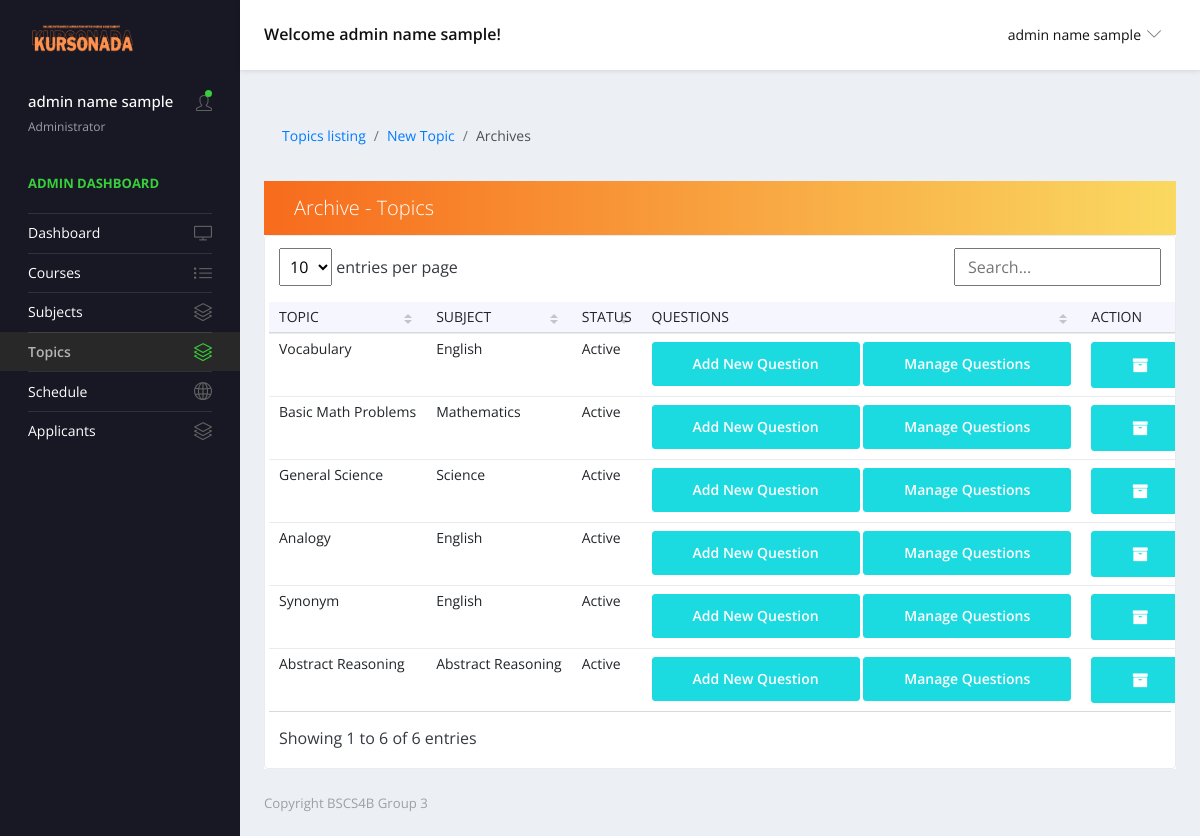
Screenshot of /views/archived_topic.php (signed in) with the database file from the repository.
### tables this page shows
CREATE TABLE `tbl_exam_topics` (
  `topic_id` int(11) NOT NULL,
  `topic_name` varchar(255) NOT NULL,
  `topic_desc` varchar(255) NOT NULL,
  `topic_duration` int(11) NOT NULL,
  `topic_stat` int(11) NOT NULL,
  `topic_stamp` timestamp NOT NULL DEFAULT current_timestamp(),
  `topic_subj` int(11) NOT NULL
);

CREATE TABLE `tbl_exam_subjects` (
  `subj_id` int(11) NOT NULL,
  `subj_name` varchar(255) NOT NULL,
  `subj_desc` varchar(255) NOT NULL,
  `subj_status` int(11) NOT NULL,
  `subj_timestamp` timestamp NOT NULL DEFAULT current_timestamp()
);

### forms/adminQueries.php (called while the page is built, shortened)
<?php
function getTopics() {
    $url = 'localhost';
    $username = 'root';
    $password = '';
    $conn = new mysqli($url, $username, $password, 'project');
    $sql = mysqli_query($conn,
    "SELECT *
    FROM tbl_exam_topics
    ");
    return mysqli_fetch_all($sql, MYSQLI_ASSOC);
}
?>

### views/archived_topic.php (the view, shortened to what this page needs)
<?php
    include '../forms/adminQueries.php';
?>
<!DOCTYPE html>
<html lang="en">
  <head>
    <link rel="stylesheet" href="../vendors/simple-line-icons/css/simple-line-icons.css">
    <link rel="stylesheet" href="../vendors/flag-icon-css/css/flag-icon.min.css">
    <link rel="stylesheet" href="../vendors/css/vendor.bundle.base.css">
    <link rel="stylesheet" href="../vendors/daterangepicker/daterangepicker.css">
    <link rel="stylesheet" href="../vendors/chartist/chartist.min.css">
    <link rel="stylesheet" href="../assets/css/style-admin.css">
    <link rel="stylesheet" href="https://cdnjs.cloudflare.com/ajax/libs/font-awesome/4.7.0/css/font-awesome.min.css">
  </head>
  <body>
    <div class="container-scroller">
      <nav class="navbar default-layout-navbar col-lg-12 col-12 p-0 fixed-top d-flex flex-row">
        <div class="navbar-brand-wrapper d-flex align-items-center">
          <a class="navbar-brand brand-logo" href="../views/admin.php">
            <img src="../assets/img/Kursonada.png" alt="logo" class="logo-dark" />
          </a>
        </div>
        <div class="navbar-menu-wrapper d-flex align-items-center flex-grow-1">
          <h5 class="mb-0 font-weight-medium d-none d-lg-flex">Welcome <?php echo ($_SESSION['fullname']); ?>!</h5>
          <ul class="navbar-nav navbar-nav-right ml-auto">
            <li class="nav-item dropdown d-none d-xl-inline-flex user-dropdown">
              <a class="nav-link dropdown-toggle" id="UserDropdown" href="#" data-toggle="dropdown" aria-expanded="false">
               <span class="font-weight-normal"> <?php echo ($_SESSION['fullname']); ?> </span></a>
            </li>
          </ul>
        </div>
      </nav>
      <div class="container-fluid page-body-wrapper">
        <nav class="sidebar sidebar-offcanvas" id="sidebar">
          <ul class="nav">
            <li class="nav-item nav-profile">
              <a href="#" class="nav-link">
                <div class="text-wrapper">
                  <p class="profile-name"><?php echo ($_SESSION['fullname']); ?></p>
                  <p class="designation">Administrator</p>
                </div>
                <div class="icon-container">
                  <i class="icon-user"></i>
                  <div class="dot-indicator bg-success"></div>
                </div>
              </a>
            </li>
            <li class="nav-item nav-category">
              <span class="nav-link">Admin Dashboard</span>
            </li>
            <li class="nav-item">
              <a class="nav-link" href="../views/admin.php">
                <span class="menu-title">Dashboard</span>
                <i class="icon-screen-desktop menu-icon"></i>
              </a>
            </li>
            <li class="nav-item">
              <a class="nav-link" href="../views/admin-courses.php">
                <span class="menu-title">Courses</span>
                <i class="icon-list menu-icon"></i>
              </a>
            </li>
            <li class="nav-item">
              <a class="nav-link" data-toggle="collapse" href="#ui-subjects" aria-expanded="false" aria-controls="ui-subjects">
                <span class="menu-title">Subjects</span>
                <i class="icon-layers menu-icon"></i>
              </a>
            </li>
            <li class="nav-item active">
              <a class="nav-link" data-toggle="collapse" href="#ui-topics" aria-expanded="false" aria-controls="ui-topics">
                <span class="menu-title">Topics</span>
                <i class="icon-layers menu-icon"></i>
              </a>
            </li>
            <li class="nav-item">
              <a class="nav-link" href="../views/admin-schedule.php">
                <span class="menu-title">Schedule</span>
                <i class="icon-globe menu-icon"></i>
              </a>
            </li>
            <li class="nav-item">
              <a class="nav-link" data-toggle="collapse" href="#ui-applicants" aria-expanded="false" aria-controls="ui-applicants">
                <span class="menu-title">Applicants</span>
                <i class="icon-layers menu-icon"></i>
              </a>
            </li>
          </ul>
        </nav>
        <div class="main-panel">
        <div class="content-wrapper">
          <div class="page-header">
            <nav>
              <ol class="breadcrumb">
                <li class="breadcrumb-item"><a href="../views/manage-topics.php">Topics listing</a></li>
                <li class="breadcrumb-item"><a href="../views/new-topic.php">New Topic</a></li>
                <li class="breadcrumb-item active">Archives</li>
              </ol>
            </nav>
          </div>
          <div class="row quick-action-toolbar">
            <div class="col-md-12 grid-margin">
              <div class="card">
                  <div class="card-header d-block d-md-flex">
                    <p class="lead mb-0 ">Archive - Topics</p>
                  </div>
                  <div class="table-responsive border rounded p-1">
                    <table class="table table-hover text-nowrap datatable">
                      <thead>
                        <tr>
                          <th scope="col">TOPIC</th>
                          <th scope="col">SUBJECT</th>
                          <th scope="col">STATUS</th>
                          <th scope="col">QUESTIONS</th>
                          <th scope="col">ACTION</th>
                        </tr>
                      </thead>
                      <tbody>
                        <?php
                        $rows = getTopics();
                        $i = 0;
                        while ($i < count($rows)) {
                          $row = $rows[$i];
                          $id = $row['topic_id'];
                          $name = $row['topic_name'];
                          $state = $row['topic_stat'];
                          $subj = $row['topic_subj'];
                          if ($state == 1){ $status = "Active";}
                          else if ($state == 0) { $status = "Inactive";}
                          $url = 'localhost';
                          $username = 'root';
                          $password = '';
                          $conn = new mysqli($url, $username, $password, 'project');
                        $sql = "select * from tbl_exam_subjects where subj_id = '".$subj."'";
                        $result = $conn->query($sql);
                        $check = $result->fetch_assoc();
                          $subject = $check['subj_name'];
                        $lqs = "select count(*) as total from tbl_topic_questions where Que_topic = '".$id."'";
                        $count = $conn->query($lqs);
                        $recheck = $count->fetch_assoc();
                          $que_count = $recheck['total'];
                          echo "<tr>
                                    <td>" . $name . "</td>
                                    <td>" . $subject . "</td>
                                    <td>" . $status . "</td>
                                    <td>" .
                            "<div class='d-flex '>
                                <form method='POST'>
                                <button type='button' id='addbutton' class = 'btn btn-primary editbtn' data-bs-toggle='modal' data-bs-target='#addModal' data-editid='$id' data-editName='$name' onClick='addQuestion(this)'>
                                Add New Question
                               </button>
                               <button type='button' id='managebutton' class = 'btn btn-primary editbtn' data-bs-toggle='modal' data-bs-target='#manageModal' data-manageid='$id' data-manageCount='$que_count' data-manageName='$name' onClick='manageQuestion(this)'>
                               Manage Questions
                              </button>";
                          echo "</form>" .
                            "</div>" .
                            "</td>" .
                            "<td>" .
                            "<div class='d-flex '>
                                <form method='POST'>
                            <button type='button' class='btn btn-primary delbtn' data-bs-toggle='modal' data-bs-target='#delmodal' data-courseid='$id' data-question='$name' onClick='archiveCourse(this)'>
                            <i class='fa fa-archive'></i></button> </form>" .
                            "</div>" .
                            "</td>" .
                            "</td>
                                  </tr>";
                          $i++;
                        }
                        ?>
                      </tbody>
                    </table>
                      </div>
                  </div>
              </div>
          </div>
        </div>
        <footer class="footer">
          <div class="d-sm-flex justify-content-center justify-content-sm-between">
            <span class="text-muted d-block text-center text-sm-left d-sm-inline-block">Copyright BSCS4B Group 3</span>
          </div>
        </footer>
      </div>
    </div>
    </div>
    <link href="../assets/vendor/simple-datatables/style.css" rel="stylesheet">
  </body>
</html>

### rows the page displays
tbl_exam_topics: topic_name "Vocabulary", tbl_exam_subjects.subj_name "English", topic_stat "Active"
tbl_exam_topics: topic_name "Basic Math Problems", tbl_exam_subjects.subj_name "Mathematics", topic_stat "Active"
tbl_exam_topics: topic_name "General Science", tbl_exam_subjects.subj_name "Science", topic_stat "Active"
tbl_exam_topics: topic_name "Analogy", tbl_exam_subjects.subj_name "English", topic_stat "Active"
tbl_exam_topics: topic_name "Synonym", tbl_exam_subjects.subj_name "English", topic_stat "Active"
tbl_exam_topics: topic_name "Abstract Reasoning", tbl_exam_subjects.subj_name "Abstract Reasoning", topic_stat "Active"

### other values shown
$_SESSION['fullname'] "admin name sample"
